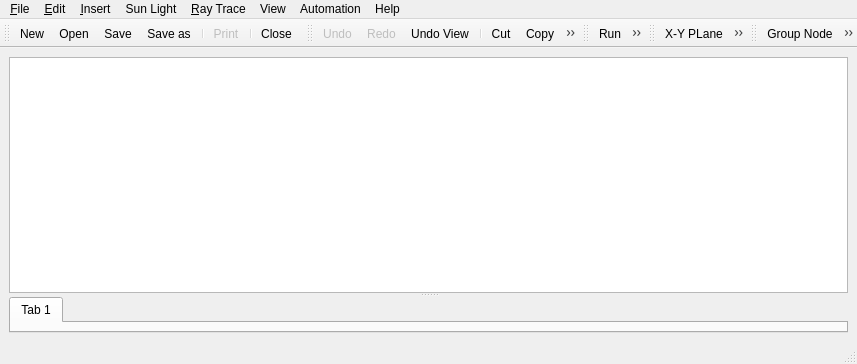
<?xml version="1.0" encoding="UTF-8"?>
<ui version="4.0">
 <author>Manuel J. Blanco</author>
 <class>MainWindow</class>
 <widget class="QMainWindow" name="MainWindow">
  <property name="enabled">
   <bool>true</bool>
  </property>
  <property name="geometry">
   <rect>
    <x>0</x>
    <y>0</y>
    <width>857</width>
    <height>364</height>
   </rect>
  </property>
  <property name="sizePolicy">
   <sizepolicy hsizetype="Expanding" vsizetype="Expanding">
    <horstretch>0</horstretch>
    <verstretch>0</verstretch>
   </sizepolicy>
  </property>
  <property name="acceptDrops">
   <bool>true</bool>
  </property>
  <property name="windowTitle">
   <string>Tonatiuh</string>
  </property>
  <property name="windowIcon">
   <iconset resource="../../tonatiuh.qrc">
    <normaloff>:/icons/LogoTonatiuh.png</normaloff>:/icons/LogoTonatiuh.png</iconset>
  </property>
  <widget class="QWidget" name="centralWidget">
   <property name="sizePolicy">
    <sizepolicy hsizetype="Expanding" vsizetype="Expanding">
     <horstretch>0</horstretch>
     <verstretch>0</verstretch>
    </sizepolicy>
   </property>
   <layout class="QVBoxLayout">
    <item>
     <widget class="QSplitter" name="horizontalSplitter">
      <property name="orientation">
       <enum>Qt::Horizontal</enum>
      </property>
      <widget class="QSplitter" name="modelSplitter">
       <property name="orientation">
        <enum>Qt::Vertical</enum>
       </property>
       <widget class="SceneModelView" name="treeView">
        <property name="sizePolicy">
         <sizepolicy hsizetype="Preferred" vsizetype="Preferred">
          <horstretch>0</horstretch>
          <verstretch>0</verstretch>
         </sizepolicy>
        </property>
        <property name="acceptDrops">
         <bool>true</bool>
        </property>
        <property name="horizontalScrollBarPolicy">
         <enum>Qt::ScrollBarAsNeeded</enum>
        </property>
        <property name="dragEnabled">
         <bool>true</bool>
        </property>
        <property name="dragDropMode">
         <enum>QAbstractItemView::InternalMove</enum>
        </property>
        <property name="selectionBehavior">
         <enum>QAbstractItemView::SelectRows</enum>
        </property>
        <property name="allColumnsShowFocus">
         <bool>false</bool>
        </property>
       </widget>
       <widget class="ParametersView" name="parametersView">
        <property name="currentIndex">
         <number>0</number>
        </property>
        <widget class="QWidget" name="tab">
         <attribute name="title">
          <string>Tab 1</string>
         </attribute>
        </widget>
       </widget>
      </widget>
     </widget>
    </item>
   </layout>
  </widget>
  <widget class="QMenuBar" name="menubar">
   <property name="geometry">
    <rect>
     <x>0</x>
     <y>0</y>
     <width>857</width>
     <height>20</height>
    </rect>
   </property>
   <widget class="QMenu" name="menuEdit">
    <property name="title">
     <string>&amp;Edit</string>
    </property>
    <addaction name="actionUndo"/>
    <addaction name="actionRedo"/>
    <addaction name="separator"/>
    <addaction name="actionCut"/>
    <addaction name="actionCopy"/>
    <addaction name="actionPaste_Copy"/>
    <addaction name="actionPaste_Link"/>
    <addaction name="actionDelete"/>
   </widget>
   <widget class="QMenu" name="menuFile">
    <property name="title">
     <string>&amp;File</string>
    </property>
    <widget class="QMenu" name="menuRecent">
     <property name="title">
      <string>&amp;Recent</string>
     </property>
    </widget>
    <addaction name="actionNew"/>
    <addaction name="actionOpen"/>
    <addaction name="menuRecent"/>
    <addaction name="separator"/>
    <addaction name="actionSave"/>
    <addaction name="actionSaveAs"/>
    <addaction name="actionSaveComponent"/>
    <addaction name="separator"/>
    <addaction name="actionPrint"/>
    <addaction name="separator"/>
    <addaction name="actionClose"/>
   </widget>
   <widget class="QMenu" name="menuView">
    <property name="title">
     <string>View</string>
    </property>
    <addaction name="actionAxis"/>
    <addaction name="actionBackground"/>
    <addaction name="actionEdit_Mode"/>
    <addaction name="separator"/>
    <addaction name="action_X_Y_Plane"/>
    <addaction name="action_X_Z_Plane"/>
    <addaction name="action_Y_Z_Plane"/>
    <addaction name="actionSunPlane"/>
    <addaction name="separator"/>
    <addaction name="actionGrid"/>
    <addaction name="actionGridSettings"/>
   </widget>
   <widget class="QMenu" name="menuInsert">
    <property name="title">
     <string>&amp;Insert</string>
    </property>
    <widget class="QMenu" name="menuShape">
     <property name="enabled">
      <bool>false</bool>
     </property>
     <property name="title">
      <string>Shape</string>
     </property>
    </widget>
    <widget class="QMenu" name="menuMaterial">
     <property name="enabled">
      <bool>false</bool>
     </property>
     <property name="title">
      <string>Material</string>
     </property>
    </widget>
    <widget class="QMenu" name="menuTracker">
     <property name="enabled">
      <bool>false</bool>
     </property>
     <property name="title">
      <string>Tracker</string>
     </property>
    </widget>
    <addaction name="actionNode"/>
    <addaction name="actionSurfaceNode"/>
    <addaction name="separator"/>
    <addaction name="menuShape"/>
    <addaction name="menuMaterial"/>
    <addaction name="menuTracker"/>
    <addaction name="separator"/>
    <addaction name="actionUserComponent"/>
   </widget>
   <widget class="QMenu" name="menuSun_Light">
    <property name="title">
     <string>Sun Light</string>
    </property>
    <addaction name="actionDefineSunLight"/>
    <addaction name="actionCalculateSunPosition"/>
   </widget>
   <widget class="QMenu" name="menu_Raytrace">
    <property name="title">
     <string>&amp;Ray Trace</string>
    </property>
    <addaction name="actionRun"/>
    <addaction name="actionDisplay_rays"/>
    <addaction name="actionExport_PhotonMap"/>
    <addaction name="separator"/>
    <addaction name="actionRayTraceOptions"/>
   </widget>
   <widget class="QMenu" name="menuHelp">
    <property name="title">
     <string>Help</string>
    </property>
    <addaction name="actionCheckForUpdates"/>
    <addaction name="separator"/>
    <addaction name="actionAbout"/>
   </widget>
   <widget class="QMenu" name="menuAutomation">
    <property name="title">
     <string>Automation</string>
    </property>
    <addaction name="actionOpenScriptEditor"/>
   </widget>
   <addaction name="menuFile"/>
   <addaction name="menuEdit"/>
   <addaction name="menuInsert"/>
   <addaction name="menuSun_Light"/>
   <addaction name="menu_Raytrace"/>
   <addaction name="menuView"/>
   <addaction name="menuAutomation"/>
   <addaction name="menuHelp"/>
  </widget>
  <widget class="QStatusBar" name="statusbar"/>
  <widget class="QToolBar" name="fileToolBar">
   <property name="windowTitle">
    <string>File</string>
   </property>
   <property name="orientation">
    <enum>Qt::Horizontal</enum>
   </property>
   <attribute name="toolBarArea">
    <enum>TopToolBarArea</enum>
   </attribute>
   <attribute name="toolBarBreak">
    <bool>false</bool>
   </attribute>
   <addaction name="actionNew"/>
   <addaction name="actionOpen"/>
   <addaction name="actionSave"/>
   <addaction name="actionSaveAs"/>
   <addaction name="separator"/>
   <addaction name="actionPrint"/>
   <addaction name="separator"/>
   <addaction name="actionClose"/>
  </widget>
  <widget class="QToolBar" name="editToolBar">
   <property name="windowTitle">
    <string>Edit</string>
   </property>
   <property name="orientation">
    <enum>Qt::Horizontal</enum>
   </property>
   <attribute name="toolBarArea">
    <enum>TopToolBarArea</enum>
   </attribute>
   <attribute name="toolBarBreak">
    <bool>false</bool>
   </attribute>
   <addaction name="actionUndo"/>
   <addaction name="actionRedo"/>
   <addaction name="actionUndoView"/>
   <addaction name="separator"/>
   <addaction name="actionCut"/>
   <addaction name="actionCopy"/>
   <addaction name="actionPaste_Copy"/>
   <addaction name="actionPaste_Link"/>
   <addaction name="actionDelete"/>
  </widget>
  <widget class="QToolBar" name="raytraceToolBar">
   <property name="windowTitle">
    <string>Ray Tracer</string>
   </property>
   <attribute name="toolBarArea">
    <enum>TopToolBarArea</enum>
   </attribute>
   <attribute name="toolBarBreak">
    <bool>false</bool>
   </attribute>
   <addaction name="actionRun"/>
   <addaction name="actionExport_PhotonMap"/>
  </widget>
  <widget class="QToolBar" name="viewToolBar">
   <property name="windowTitle">
    <string>View</string>
   </property>
   <attribute name="toolBarArea">
    <enum>TopToolBarArea</enum>
   </attribute>
   <attribute name="toolBarBreak">
    <bool>false</bool>
   </attribute>
   <addaction name="action_X_Y_Plane"/>
   <addaction name="action_Y_Z_Plane"/>
   <addaction name="action_X_Z_Plane"/>
   <addaction name="actionSunPlane"/>
   <addaction name="separator"/>
   <addaction name="actionGridSettings"/>
  </widget>
  <widget class="QToolBar" name="insertTollBar">
   <property name="windowTitle">
    <string>Node Kits</string>
   </property>
   <attribute name="toolBarArea">
    <enum>TopToolBarArea</enum>
   </attribute>
   <attribute name="toolBarBreak">
    <bool>false</bool>
   </attribute>
   <addaction name="actionNode"/>
   <addaction name="actionSurfaceNode"/>
  </widget>
  <action name="actionNew">
   <property name="icon">
    <iconset resource="../../tonatiuh.qrc">
     <normaloff>:/icons/new.png</normaloff>:/icons/new.png</iconset>
   </property>
   <property name="text">
    <string>&amp;New</string>
   </property>
  </action>
  <action name="actionOpen">
   <property name="icon">
    <iconset resource="../../tonatiuh.qrc">
     <normaloff>:/icons/open.png</normaloff>:/icons/open.png</iconset>
   </property>
   <property name="text">
    <string>&amp;Open ...</string>
   </property>
  </action>
  <action name="actionSave">
   <property name="icon">
    <iconset resource="../../tonatiuh.qrc">
     <normaloff>:/icons/save.png</normaloff>:/icons/save.png</iconset>
   </property>
   <property name="text">
    <string>&amp;Save</string>
   </property>
  </action>
  <action name="actionSaveAs">
   <property name="icon">
    <iconset resource="../../tonatiuh.qrc">
     <normaloff>:/icons/saveas.png</normaloff>:/icons/saveas.png</iconset>
   </property>
   <property name="text">
    <string>Save &amp;as ...</string>
   </property>
  </action>
  <action name="actionPrint">
   <property name="enabled">
    <bool>false</bool>
   </property>
   <property name="icon">
    <iconset resource="../../tonatiuh.qrc">
     <normaloff>:/icons/print.png</normaloff>:/icons/print.png</iconset>
   </property>
   <property name="text">
    <string>&amp;Print</string>
   </property>
  </action>
  <action name="actionClose">
   <property name="icon">
    <iconset resource="../../tonatiuh.qrc">
     <normaloff>:/icons/close.png</normaloff>:/icons/close.png</iconset>
   </property>
   <property name="text">
    <string>&amp;Close</string>
   </property>
  </action>
  <action name="actionUndo">
   <property name="enabled">
    <bool>false</bool>
   </property>
   <property name="icon">
    <iconset resource="../../tonatiuh.qrc">
     <normaloff>:/icons/undo.png</normaloff>:/icons/undo.png</iconset>
   </property>
   <property name="text">
    <string>&amp;Undo</string>
   </property>
  </action>
  <action name="actionRedo">
   <property name="enabled">
    <bool>false</bool>
   </property>
   <property name="icon">
    <iconset resource="../../tonatiuh.qrc">
     <normaloff>:/icons/redo.png</normaloff>:/icons/redo.png</iconset>
   </property>
   <property name="text">
    <string>&amp;Redo</string>
   </property>
  </action>
  <action name="actionCut">
   <property name="icon">
    <iconset resource="../../tonatiuh.qrc">
     <normaloff>:/icons/cut.png</normaloff>:/icons/cut.png</iconset>
   </property>
   <property name="text">
    <string>&amp;Cut</string>
   </property>
   <property name="shortcut">
    <string>Ctrl+X</string>
   </property>
  </action>
  <action name="actionCopy">
   <property name="icon">
    <iconset resource="../../tonatiuh.qrc">
     <normaloff>:/icons/copy.png</normaloff>:/icons/copy.png</iconset>
   </property>
   <property name="text">
    <string>&amp;Copy</string>
   </property>
   <property name="shortcut">
    <string>Ctrl+C</string>
   </property>
  </action>
  <action name="actionPaste_Copy">
   <property name="icon">
    <iconset resource="../../tonatiuh.qrc">
     <normaloff>:/icons/paste.png</normaloff>:/icons/paste.png</iconset>
   </property>
   <property name="text">
    <string>&amp;Paste</string>
   </property>
   <property name="shortcut">
    <string>Ctrl+V</string>
   </property>
  </action>
  <action name="actionRun">
   <property name="icon">
    <iconset resource="../../tonatiuh.qrc">
     <normaloff>:/icons/run.png</normaloff>:/icons/run.png</iconset>
   </property>
   <property name="text">
    <string>&amp;Run</string>
   </property>
  </action>
  <action name="actionAxis">
   <property name="checkable">
    <bool>true</bool>
   </property>
   <property name="checked">
    <bool>true</bool>
   </property>
   <property name="enabled">
    <bool>true</bool>
   </property>
   <property name="text">
    <string>Axis</string>
   </property>
   <property name="toolTip">
    <string>Draw Shape Local Axis</string>
   </property>
  </action>
  <action name="actionUndoView">
   <property name="icon">
    <iconset resource="../../tonatiuh.qrc">
     <normaloff>:/icons/undoView.png</normaloff>:/icons/undoView.png</iconset>
   </property>
   <property name="text">
    <string>Undo View</string>
   </property>
  </action>
  <action name="actionNode">
   <property name="icon">
    <iconset resource="../../tonatiuh.qrc">
     <normaloff>:/icons/separatorKit.png</normaloff>:/icons/separatorKit.png</iconset>
   </property>
   <property name="text">
    <string>Group Node</string>
   </property>
  </action>
  <action name="actionDisplay_rays">
   <property name="checkable">
    <bool>true</bool>
   </property>
   <property name="checked">
    <bool>false</bool>
   </property>
   <property name="enabled">
    <bool>false</bool>
   </property>
   <property name="text">
    <string>Display rays</string>
   </property>
  </action>
  <action name="actionPaste_Link">
   <property name="icon">
    <iconset resource="../../tonatiuh.qrc">
     <normaloff>:/icons/paste_link.png</normaloff>:/icons/paste_link.png</iconset>
   </property>
   <property name="text">
    <string>Paste Link</string>
   </property>
  </action>
  <action name="actionDelete">
   <property name="icon">
    <iconset resource="../../tonatiuh.qrc">
     <normaloff>:/icons/delete.png</normaloff>:/icons/delete.png</iconset>
   </property>
   <property name="text">
    <string>Delete</string>
   </property>
   <property name="shortcut">
    <string>Backspace</string>
   </property>
  </action>
  <action name="actionRayTraceOptions">
   <property name="text">
    <string>Ray Trace Options ...</string>
   </property>
  </action>
  <action name="actionSurfaceNode">
   <property name="icon">
    <iconset resource="../../tonatiuh.qrc">
     <normaloff>:/icons/shapeKit.png</normaloff>:/icons/shapeKit.png</iconset>
   </property>
   <property name="text">
    <string>Surface Node</string>
   </property>
  </action>
  <action name="action_X_Y_Plane">
   <property name="icon">
    <iconset resource="../../tonatiuh.qrc">
     <normaloff>:/icons/viewer_viewXY.png</normaloff>:/icons/viewer_viewXY.png</iconset>
   </property>
   <property name="text">
    <string>X-Y PLane</string>
   </property>
  </action>
  <action name="action_X_Z_Plane">
   <property name="icon">
    <iconset resource="../../tonatiuh.qrc">
     <normaloff>:/icons/viewer_viewXZ.png</normaloff>:/icons/viewer_viewXZ.png</iconset>
   </property>
   <property name="text">
    <string>X-Z Plane</string>
   </property>
  </action>
  <action name="action_Y_Z_Plane">
   <property name="icon">
    <iconset resource="../../tonatiuh.qrc">
     <normaloff>:/icons/viewer_viewYZ.png</normaloff>:/icons/viewer_viewYZ.png</iconset>
   </property>
   <property name="text">
    <string>Z-YPlane</string>
   </property>
  </action>
  <action name="actionDefineSunLight">
   <property name="enabled">
    <bool>true</bool>
   </property>
   <property name="icon">
    <iconset resource="../../tonatiuh.qrc">
     <normaloff>:/icons/lightKit.png</normaloff>:/icons/lightKit.png</iconset>
   </property>
   <property name="text">
    <string>Define SunLight...</string>
   </property>
  </action>
  <action name="actionEdit_Mode">
   <property name="checkable">
    <bool>true</bool>
   </property>
   <property name="text">
    <string>Edit Mode</string>
   </property>
  </action>
  <action name="actionGrid">
   <property name="checkable">
    <bool>true</bool>
   </property>
   <property name="checked">
    <bool>false</bool>
   </property>
   <property name="enabled">
    <bool>true</bool>
   </property>
   <property name="text">
    <string>Grid</string>
   </property>
  </action>
  <action name="actionBackground">
   <property name="checkable">
    <bool>true</bool>
   </property>
   <property name="checked">
    <bool>true</bool>
   </property>
   <property name="text">
    <string>Background</string>
   </property>
  </action>
  <action name="actionCalculateSunPosition">
   <property name="checkable">
    <bool>false</bool>
   </property>
   <property name="enabled">
    <bool>false</bool>
   </property>
   <property name="text">
    <string>Sun Position Calculator ...</string>
   </property>
  </action>
  <action name="actionExport_PhotonMap">
   <property name="icon">
    <iconset resource="../../tonatiuh.qrc">
     <normaloff>:/icons/export.png</normaloff>:/icons/export.png</iconset>
   </property>
   <property name="text">
    <string>Export PhotonMap</string>
   </property>
  </action>
  <action name="actionUserComponent">
   <property name="text">
    <string>User Component</string>
   </property>
  </action>
  <action name="actionSaveComponent">
   <property name="text">
    <string>Save Component</string>
   </property>
  </action>
  <action name="actionSunPlane">
   <property name="icon">
    <iconset resource="../../tonatiuh.qrc">
     <normaloff>:/icons/viewer_viewSun.png</normaloff>:/icons/viewer_viewSun.png</iconset>
   </property>
   <property name="text">
    <string>SunPlane</string>
   </property>
  </action>
  <action name="actionGridSettings">
   <property name="enabled">
    <bool>false</bool>
   </property>
   <property name="icon">
    <iconset resource="../../tonatiuh.qrc">
     <normaloff>:/icons/grid.png</normaloff>:/icons/grid.png</iconset>
   </property>
   <property name="text">
    <string>Grid Settings ...</string>
   </property>
  </action>
  <action name="actionAbout">
   <property name="text">
    <string>About...</string>
   </property>
  </action>
  <action name="actionOpenScriptEditor">
   <property name="text">
    <string>Script Editor</string>
   </property>
  </action>
  <action name="actionCheckForUpdates">
   <property name="text">
    <string>Check for updates</string>
   </property>
  </action>
 </widget>
 <layoutdefault spacing="6" margin="9"/>
 <customwidgets>
  <customwidget>
   <class>SceneModelView</class>
   <extends>QTreeView</extends>
   <header location="global">SceneModelView.h</header>
  </customwidget>
  <customwidget>
   <class>ParametersView</class>
   <extends>QTabWidget</extends>
   <header location="global">ParametersView.h</header>
   <container>1</container>
  </customwidget>
 </customwidgets>
 <resources>
  <include location="../../tonatiuh.qrc"/>
 </resources>
 <connections>
  <connection>
   <sender>actionGrid</sender>
   <signal>toggled(bool)</signal>
   <receiver>actionGridSettings</receiver>
   <slot>setEnabled(bool)</slot>
   <hints>
    <hint type="sourcelabel">
     <x>-1</x>
     <y>-1</y>
    </hint>
    <hint type="destinationlabel">
     <x>-1</x>
     <y>-1</y>
    </hint>
   </hints>
  </connection>
 </connections>
</ui>
